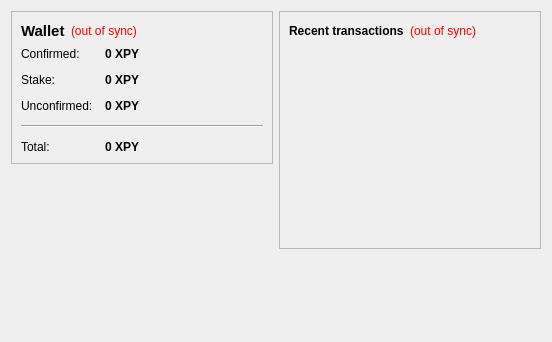
<?xml version="1.0" encoding="UTF-8"?>
<ui version="4.0">
 <class>OverviewPage</class>
 <widget class="QWidget" name="OverviewPage">
  <property name="geometry">
   <rect>
    <x>0</x>
    <y>0</y>
    <width>552</width>
    <height>342</height>
   </rect>
  </property>
  <property name="windowTitle">
   <string>Form</string>
  </property>
  <layout class="QHBoxLayout" name="horizontalLayout" stretch="1,1">
   <item>
    <layout class="QVBoxLayout" name="verticalLayout_2">
     <item>
      <widget class="QFrame" name="frame">
       <property name="frameShape">
        <enum>QFrame::StyledPanel</enum>
       </property>
       <property name="frameShadow">
        <enum>QFrame::Raised</enum>
       </property>
       <layout class="QVBoxLayout" name="verticalLayout_4">
        <item>
         <layout class="QHBoxLayout" name="horizontalLayout_4">
          <item>
           <widget class="QLabel" name="label_5">
            <property name="font">
             <font>
              <pointsize>11</pointsize>
              <weight>75</weight>
              <bold>true</bold>
             </font>
            </property>
            <property name="text">
             <string>Wallet</string>
            </property>
           </widget>
          </item>
          <item>
           <widget class="QLabel" name="labelWalletStatus">
            <property name="toolTip">
             <string>The displayed information may be out of date. Your wallet automatically synchronizes with the Lambocoin network after a connection is established, but this process has not completed yet.</string>
            </property>
            <property name="styleSheet">
             <string notr="true">QLabel { color: red; }</string>
            </property>
            <property name="text">
             <string notr="true">(out of sync)</string>
            </property>
            <property name="alignment">
             <set>Qt::AlignLeading|Qt::AlignLeft|Qt::AlignVCenter</set>
            </property>
           </widget>
          </item>
          <item>
           <spacer name="horizontalSpacer_2">
            <property name="orientation">
             <enum>Qt::Horizontal</enum>
            </property>
            <property name="sizeHint" stdset="0">
             <size>
              <width>40</width>
              <height>20</height>
             </size>
            </property>
           </spacer>
          </item>
         </layout>
        </item>
        <item>
         <layout class="QFormLayout" name="formLayout_2">
          <property name="fieldGrowthPolicy">
           <enum>QFormLayout::AllNonFixedFieldsGrow</enum>
          </property>
          <property name="horizontalSpacing">
           <number>12</number>
          </property>
          <property name="verticalSpacing">
           <number>12</number>
          </property>
          <item row="0" column="0">
           <widget class="QLabel" name="label">
            <property name="text">
             <string>Confirmed:</string>
            </property>
           </widget>
          </item>
          <item row="0" column="1">
           <widget class="QLabel" name="labelBalance">
            <property name="font">
             <font>
              <weight>75</weight>
              <bold>true</bold>
             </font>
            </property>
            <property name="cursor">
             <cursorShape>IBeamCursor</cursorShape>
            </property>
            <property name="toolTip">
             <string>Your current spendable balance</string>
            </property>
            <property name="text">
             <string notr="true">0 XPY</string>
            </property>
            <property name="textInteractionFlags">
             <set>Qt::LinksAccessibleByMouse|Qt::TextSelectableByKeyboard|Qt::TextSelectableByMouse</set>
            </property>
           </widget>
          </item>
          <item row="1" column="0">
           <widget class="QLabel" name="label_6">
            <property name="text">
             <string>Stake:</string>
            </property>
           </widget>
          </item>
          <item row="1" column="1">
           <widget class="QLabel" name="labelStake">
            <property name="font">
             <font>
              <weight>75</weight>
              <bold>true</bold>
             </font>
            </property>
            <property name="cursor">
             <cursorShape>IBeamCursor</cursorShape>
            </property>
            <property name="toolTip">
             <string>Your current stake</string>
            </property>
            <property name="text">
             <string notr="true">0 XPY</string>
            </property>
            <property name="textInteractionFlags">
             <set>Qt::LinksAccessibleByMouse|Qt::TextSelectableByKeyboard|Qt::TextSelectableByMouse</set>
            </property>
           </widget>
          </item>

          <item row="2" column="0">
           <widget class="QLabel" name="label_3">
            <property name="text">
             <string>Unconfirmed:</string>
            </property>
           </widget>
          </item>
          <item row="2" column="1">
           <widget class="QLabel" name="labelUnconfirmed">
            <property name="font">
             <font>
              <weight>75</weight>
              <bold>true</bold>
             </font>
            </property>
            <property name="cursor">
             <cursorShape>IBeamCursor</cursorShape>
            </property>
            <property name="toolTip">
             <string>Total of transactions that have yet to be confirmed, and do not yet count toward the spendable balance</string>
            </property>
            <property name="text">
             <string notr="true">0 XPY</string>
            </property>
            <property name="textInteractionFlags">
             <set>Qt::LinksAccessibleByMouse|Qt::TextSelectableByKeyboard|Qt::TextSelectableByMouse</set>
            </property>
           </widget>
          </item>
          <item row="4" column="0">
           <widget class="QLabel" name="labelTotalText">
            <property name="text">
             <string>Total:</string>
            </property>
           </widget>
          </item>
          <item row="4" column="1">
           <widget class="QLabel" name="labelTotal">
            <property name="font">
             <font>
              <weight>75</weight>
              <bold>true</bold>
             </font>
            </property>
            <property name="cursor">
             <cursorShape>IBeamCursor</cursorShape>
            </property>
            <property name="toolTip">
             <string>Your current total balance</string>
            </property>
            <property name="text">
             <string notr="true">0 XPY</string>
            </property>
            <property name="textInteractionFlags">
             <set>Qt::LinksAccessibleByMouse|Qt::TextSelectableByKeyboard|Qt::TextSelectableByMouse</set>
            </property>
           </widget>
          </item>
          <item row="3" column="0" colspan="2">
           <widget class="Line" name="line">
            <property name="orientation">
             <enum>Qt::Horizontal</enum>
            </property>
           </widget>
          </item>
         </layout>
        </item>
       </layout>
      </widget>
     </item>
     <item>
      <spacer name="verticalSpacer">
       <property name="orientation">
        <enum>Qt::Vertical</enum>
       </property>
       <property name="sizeHint" stdset="0">
        <size>
         <width>20</width>
         <height>40</height>
        </size>
       </property>
      </spacer>
     </item>
    </layout>
   </item>
   <item>
    <layout class="QVBoxLayout" name="verticalLayout_3">
     <item>
      <widget class="QFrame" name="frame_2">
       <property name="frameShape">
        <enum>QFrame::StyledPanel</enum>
       </property>
       <property name="frameShadow">
        <enum>QFrame::Raised</enum>
       </property>
       <layout class="QVBoxLayout" name="verticalLayout">
        <item>
         <layout class="QHBoxLayout" name="horizontalLayout_2">
          <item>
           <widget class="QLabel" name="label_4">
            <property name="text">
             <string>&lt;b&gt;Recent transactions&lt;/b&gt;</string>
            </property>
           </widget>
          </item>
          <item>
           <widget class="QLabel" name="labelTransactionsStatus">
            <property name="toolTip">
             <string>The displayed information may be out of date. Your wallet automatically synchronizes with the Lambocoin network after a connection is established, but this process has not completed yet.</string>
            </property>
            <property name="styleSheet">
             <string notr="true">QLabel { color: red; }</string>
            </property>
            <property name="text">
             <string notr="true">(out of sync)</string>
            </property>
            <property name="alignment">
             <set>Qt::AlignRight|Qt::AlignTrailing|Qt::AlignVCenter</set>
            </property>
           </widget>
          </item>
          <item>
           <spacer name="horizontalSpacer">
            <property name="orientation">
             <enum>Qt::Horizontal</enum>
            </property>
            <property name="sizeHint" stdset="0">
             <size>
              <width>40</width>
              <height>20</height>
             </size>
            </property>
           </spacer>
          </item>
         </layout>
        </item>
        <item>
         <widget class="QListView" name="listTransactions">
          <property name="styleSheet">
           <string notr="true">QListView { background: transparent; }</string>
          </property>
          <property name="frameShape">
           <enum>QFrame::NoFrame</enum>
          </property>
          <property name="verticalScrollBarPolicy">
           <enum>Qt::ScrollBarAlwaysOff</enum>
          </property>
          <property name="horizontalScrollBarPolicy">
           <enum>Qt::ScrollBarAlwaysOff</enum>
          </property>
          <property name="selectionMode">
           <enum>QAbstractItemView::NoSelection</enum>
          </property>
         </widget>
        </item>
       </layout>
      </widget>
     </item>
     <item>
      <spacer name="verticalSpacer_2">
       <property name="orientation">
        <enum>Qt::Vertical</enum>
       </property>
       <property name="sizeHint" stdset="0">
        <size>
         <width>20</width>
         <height>40</height>
        </size>
       </property>
      </spacer>
     </item>
    </layout>
   </item>
  </layout>
 </widget>
 <resources/>
 <connections/>
</ui>
